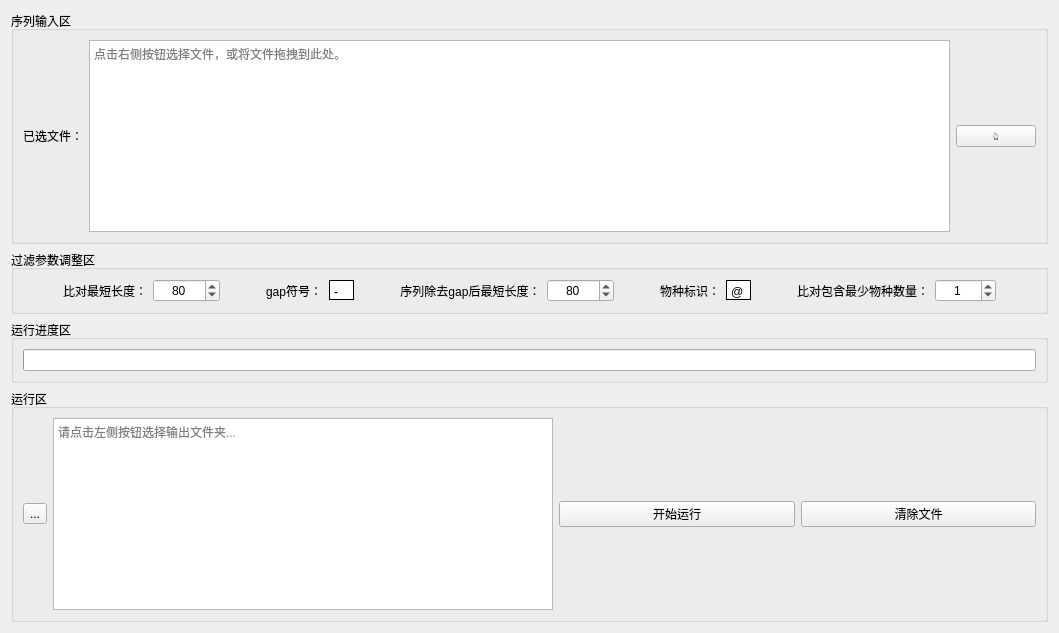
          <widget class="QWidget" name="tab_6">
           <attribute name="title">
            <string>序列过滤</string>
           </attribute>
           <layout class="QVBoxLayout" name="verticalLayout_34">
            <item>
             <widget class="QGroupBox" name="groupBox_16">
              <property name="title">
               <string>序列输入区</string>
              </property>
              <layout class="QHBoxLayout" name="horizontalLayout_14">
               <item>
                <widget class="QLabel" name="label_27">
                 <property name="text">
                  <string>已选文件：</string>
                 </property>
                </widget>
               </item>
               <item>
                <widget class="QTextBrowser" name="sel_ali_3">
                 <property name="verticalScrollBarPolicy">
                  <enum>Qt::ScrollBarAlwaysOff</enum>
                 </property>
                 <property name="placeholderText">
                  <string>点击右侧按钮选择文件，或将文件拖拽到此处。</string>
                 </property>
                </widget>
               </item>
               <item>
                <widget class="QPushButton" name="sel_ali_bro_5">
                 <property name="text">
                  <string>👆</string>
                 </property>
                </widget>
               </item>
              </layout>
             </widget>
            </item>
            <item>
             <widget class="QGroupBox" name="groupBox_15">
              <property name="title">
               <string>过滤参数调整区</string>
              </property>
              <layout class="QHBoxLayout" name="horizontalLayout_13">
               <item>
                <spacer name="horizontalSpacer">
                 <property name="orientation">
                  <enum>Qt::Horizontal</enum>
                 </property>
                 <property name="sizeHint" stdset="0">
                  <size>
                   <width>40</width>
                   <height>20</height>
                  </size>
                 </property>
                </spacer>
               </item>
               <item>
                <layout class="QHBoxLayout" name="horizontalLayout_10">
                 <item>
                  <widget class="QLabel" name="label_18">
                   <property name="text">
                    <string>比对最短长度：</string>
                   </property>
                   <property name="alignment">
                    <set>Qt::AlignCenter</set>
                   </property>
                  </widget>
                 </item>
                 <item>
                  <widget class="QSpinBox" name="min_len_ali">
                   <property name="alignment">
                    <set>Qt::AlignCenter</set>
                   </property>
                   <property name="maximum">
                    <number>999999</number>
                   </property>
                   <property name="value">
                    <number>80</number>
                   </property>
                  </widget>
                 </item>
                </layout>
               </item>
               <item>
                <spacer name="horizontalSpacer_5">
                 <property name="orientation">
                  <enum>Qt::Horizontal</enum>
                 </property>
                 <property name="sizeHint" stdset="0">
                  <size>
                   <width>40</width>
                   <height>20</height>
                  </size>
                 </property>
                </spacer>
               </item>
               <item>
                <layout class="QHBoxLayout" name="horizontalLayout_18">
                 <item>
                  <widget class="QLabel" name="label_21">
                   <property name="text">
                    <string>gap符号：</string>
                   </property>
                  </widget>
                 </item>
                 <item>
                  <widget class="QTextEdit" name="gap_name">
                   <property name="enabled">
                    <bool>true</bool>
                   </property>
                   <property name="maximumSize">
                    <size>
                     <width>25</width>
                     <height>20</height>
                    </size>
                   </property>
                   <property name="mouseTracking">
                    <bool>true</bool>
                   </property>
                   <property name="tabletTracking">
                    <bool>false</bool>
                   </property>
                   <property name="acceptDrops">
                    <bool>true</bool>
                   </property>
                   <property name="frameShape">
                    <enum>QFrame::Box</enum>
                   </property>
                   <property name="frameShadow">
                    <enum>QFrame::Plain</enum>
                   </property>
                   <property name="verticalScrollBarPolicy">
                    <enum>Qt::ScrollBarAlwaysOff</enum>
                   </property>
                   <property name="horizontalScrollBarPolicy">
                    <enum>Qt::ScrollBarAlwaysOff</enum>
                   </property>
                   <property name="sizeAdjustPolicy">
                    <enum>QAbstractScrollArea::AdjustIgnored</enum>
                   </property>
                   <property name="tabChangesFocus">
                    <bool>false</bool>
                   </property>
                   <property name="markdown">
                    <string>-

</string>
                   </property>
                   <property name="html">
                    <string>&lt;!DOCTYPE HTML PUBLIC &quot;-//W3C//DTD HTML 4.0//EN&quot; &quot;http://www.w3.org/TR/REC-html40/strict.dtd&quot;&gt;
&lt;html&gt;&lt;head&gt;&lt;meta name=&quot;qrichtext&quot; content=&quot;1&quot; /&gt;&lt;style type=&quot;text/css&quot;&gt;
p, li { white-space: pre-wrap; }
&lt;/style&gt;&lt;/head&gt;&lt;body style=&quot; font-family:'SimSun'; font-size:9pt; font-weight:400; font-style:normal;&quot;&gt;
&lt;p style=&quot; margin-top:6px; margin-bottom:6px; margin-left:0px; margin-right:0px; -qt-block-indent:0; text-indent:0px;&quot;&gt;-&lt;/p&gt;&lt;/body&gt;&lt;/html&gt;</string>
                   </property>
                  </widget>
                 </item>
                </layout>
               </item>
               <item>
                <spacer name="horizontalSpacer_2">
                 <property name="orientation">
                  <enum>Qt::Horizontal</enum>
                 </property>
                 <property name="sizeHint" stdset="0">
                  <size>
                   <width>40</width>
                   <height>20</height>
                  </size>
                 </property>
                </spacer>
               </item>
               <item>
                <layout class="QHBoxLayout" name="horizontalLayout_11">
                 <item>
                  <widget class="QLabel" name="label_19">
                   <property name="text">
                    <string>序列除去gap后最短长度：</string>
                   </property>
                   <property name="alignment">
                    <set>Qt::AlignCenter</set>
                   </property>
                  </widget>
                 </item>
                 <item>
                  <widget class="QSpinBox" name="min_len_seq">
                   <property name="alignment">
                    <set>Qt::AlignCenter</set>
                   </property>
                   <property name="maximum">
                    <number>999999</number>
                   </property>
                   <property name="value">
                    <number>80</number>
                   </property>
                  </widget>
                 </item>
                </layout>
               </item>
               <item>
                <spacer name="horizontalSpacer_3">
                 <property name="orientation">
                  <enum>Qt::Horizontal</enum>
                 </property>
                 <property name="sizeHint" stdset="0">
                  <size>
                   <width>40</width>
                   <height>20</height>
                  </size>
                 </property>
                </spacer>
               </item>
               <item>
                <layout class="QHBoxLayout" name="horizontalLayout_19">
                 <item>
                  <widget class="QLabel" name="label_22">
                   <property name="text">
                    <string>物种标识：</string>
                   </property>
                  </widget>
                 </item>
                 <item>
                  <widget class="QTextEdit" name="spe_sym_2">
                   <property name="enabled">
                    <bool>true</bool>
                   </property>
                   <property name="maximumSize">
                    <size>
                     <width>25</width>
                     <height>20</height>
                    </size>
                   </property>
                   <property name="mouseTracking">
                    <bool>true</bool>
                   </property>
                   <property name="tabletTracking">
                    <bool>false</bool>
                   </property>
                   <property name="acceptDrops">
                    <bool>true</bool>
                   </property>
                   <property name="frameShape">
                    <enum>QFrame::Box</enum>
                   </property>
                   <property name="frameShadow">
                    <enum>QFrame::Plain</enum>
                   </property>
                   <property name="verticalScrollBarPolicy">
                    <enum>Qt::ScrollBarAlwaysOff</enum>
                   </property>
                   <property name="horizontalScrollBarPolicy">
                    <enum>Qt::ScrollBarAlwaysOff</enum>
                   </property>
                   <property name="sizeAdjustPolicy">
                    <enum>QAbstractScrollArea::AdjustIgnored</enum>
                   </property>
                   <property name="tabChangesFocus">
                    <bool>false</bool>
                   </property>
                   <property name="markdown">
                    <string>@

</string>
                   </property>
                   <property name="html">
                    <string>&lt;!DOCTYPE HTML PUBLIC &quot;-//W3C//DTD HTML 4.0//EN&quot; &quot;http://www.w3.org/TR/REC-html40/strict.dtd&quot;&gt;
&lt;html&gt;&lt;head&gt;&lt;meta name=&quot;qrichtext&quot; content=&quot;1&quot; /&gt;&lt;style type=&quot;text/css&quot;&gt;
p, li { white-space: pre-wrap; }
&lt;/style&gt;&lt;/head&gt;&lt;body style=&quot; font-family:'SimSun'; font-size:9pt; font-weight:400; font-style:normal;&quot;&gt;
&lt;p style=&quot; margin-top:6px; margin-bottom:6px; margin-left:0px; margin-right:0px; -qt-block-indent:0; text-indent:0px;&quot;&gt;@&lt;/p&gt;&lt;/body&gt;&lt;/html&gt;</string>
                   </property>
                  </widget>
                 </item>
                </layout>
               </item>
               <item>
                <spacer name="horizontalSpacer_6">
                 <property name="orientation">
                  <enum>Qt::Horizontal</enum>
                 </property>
                 <property name="sizeHint" stdset="0">
                  <size>
                   <width>40</width>
                   <height>20</height>
                  </size>
                 </property>
                </spacer>
               </item>
               <item>
                <layout class="QHBoxLayout" name="horizontalLayout_12">
                 <item>
                  <widget class="QLabel" name="label_20">
                   <property name="text">
                    <string>比对包含最少物种数量：</string>
                   </property>
                   <property name="alignment">
                    <set>Qt::AlignCenter</set>
                   </property>
                  </widget>
                 </item>
                 <item>
                  <widget class="QSpinBox" name="min_spe_num">
                   <property name="alignment">
                    <set>Qt::AlignCenter</set>
                   </property>
                   <property name="maximum">
                    <number>99999</number>
                   </property>
                   <property name="value">
                    <number>1</number>
                   </property>
                  </widget>
                 </item>
                </layout>
               </item>
               <item>
                <spacer name="horizontalSpacer_4">
                 <property name="orientation">
                  <enum>Qt::Horizontal</enum>
                 </property>
                 <property name="sizeHint" stdset="0">
                  <size>
                   <width>40</width>
                   <height>20</height>
                  </size>
                 </property>
                </spacer>
               </item>
              </layout>
             </widget>
            </item>
            <item>
             <widget class="QGroupBox" name="groupBox_18">
              <property name="title">
               <string>运行进度区</string>
              </property>
              <layout class="QVBoxLayout" name="verticalLayout_33">
               <item>
                <widget class="QProgressBar" name="filter_progress">
                 <property name="value">
                  <number>0</number>
                 </property>
                 <property name="textVisible">
                  <bool>false</bool>
                 </property>
                </widget>
               </item>
              </layout>
             </widget>
            </item>
            <item>
             <widget class="QGroupBox" name="groupBox_19">
              <property name="title">
               <string>运行区</string>
              </property>
              <layout class="QHBoxLayout" name="horizontalLayout_17">
               <item>
                <widget class="QToolButton" name="filter_bu">
                 <property name="text">
                  <string>...</string>
                 </property>
                </widget>
               </item>
               <item>
                <widget class="QTextBrowser" name="filter_opdir">
                 <property name="maximumSize">
                  <size>
                   <width>500</width>
                   <height>16777215</height>
                  </size>
                 </property>
                 <property name="verticalScrollBarPolicy">
                  <enum>Qt::ScrollBarAlwaysOff</enum>
                 </property>
                 <property name="horizontalScrollBarPolicy">
                  <enum>Qt::ScrollBarAlwaysOff</enum>
                 </property>
                 <property name="placeholderText">
                  <string>请点击左侧按钮选择输出文件夹...</string>
                 </property>
                </widget>
               </item>
               <item>
                <widget class="QPushButton" name="ptc_running_2">
                 <property name="text">
                  <string>开始运行</string>
                 </property>
                </widget>
               </item>
               <item>
                <widget class="QPushButton" name="pushButton_3">
                 <property name="text">
                  <string>清除文件</string>
                 </property>
                </widget>
               </item>
              </layout>
             </widget>
            </item>
           </layout>
          </widget>
